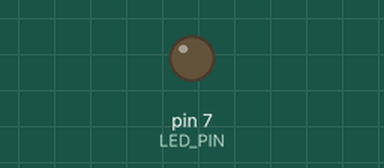
Simulated run of this sketch. Board: Arduino Uno, built with avr-gcc and run on an emulated ATmega328P. Parts: output pins drawn as LEDs (lit = HIGH). Dashed ring = blinking. At 2.0 s the program stops and its outputs stay as they are.

Above: at 0.5 s.
At 1.85 s:
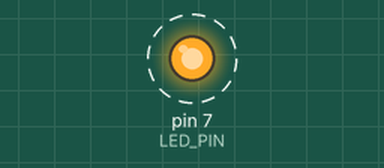
Timing chart, 0 to 3.0 s (numbered marks = the images above):
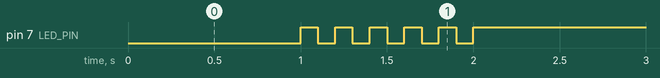

The sketch:

05_practice_2.ino
```cpp
const int LED_PIN = 7;

void setup() {
  pinMode(LED_PIN, OUTPUT);
  digitalWrite(LED_PIN, HIGH);
}

void loop() {
  digitalWrite(LED_PIN, LOW);
  delay(1000);

  for (int i = 0; i < 5; i++) {
    digitalWrite(LED_PIN, HIGH);
    delay(100);

    digitalWrite(LED_PIN, LOW);
    delay(100);
  }

  digitalWrite(LED_PIN, HIGH);

  while (1) {
  }
}
```

Measured:
- by itself, pin 7 (LED_PIN): alternates HIGH for 0.10 s and LOW for 0.10 s, 11 changes in all, then stays HIGH
